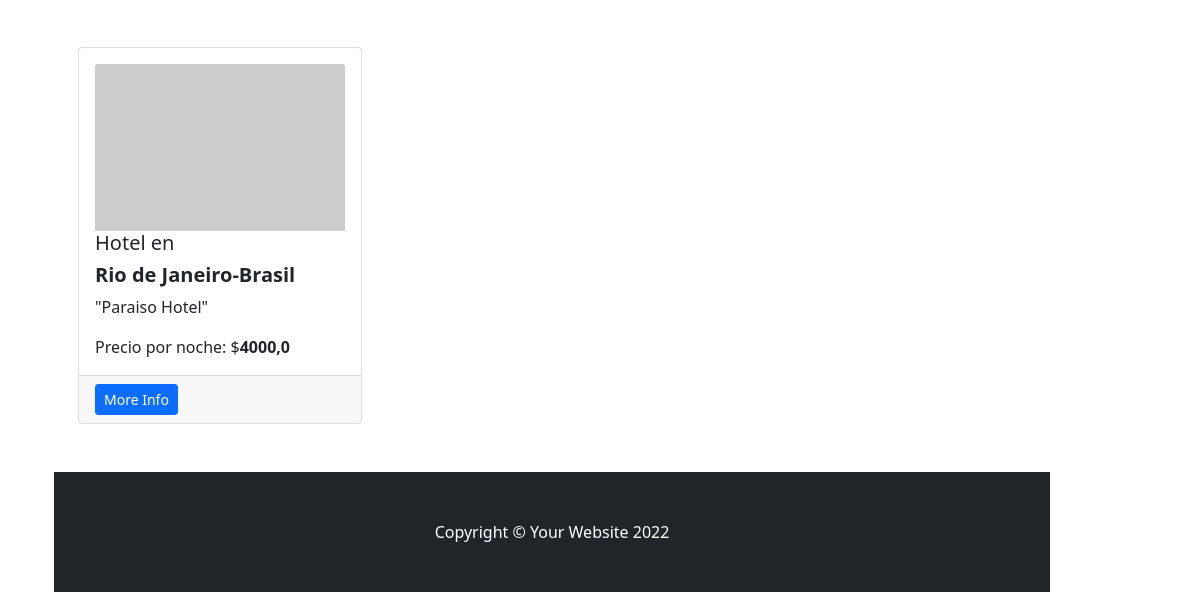
/hoteles/ (lower part), run on an earlier commit of the app's database.
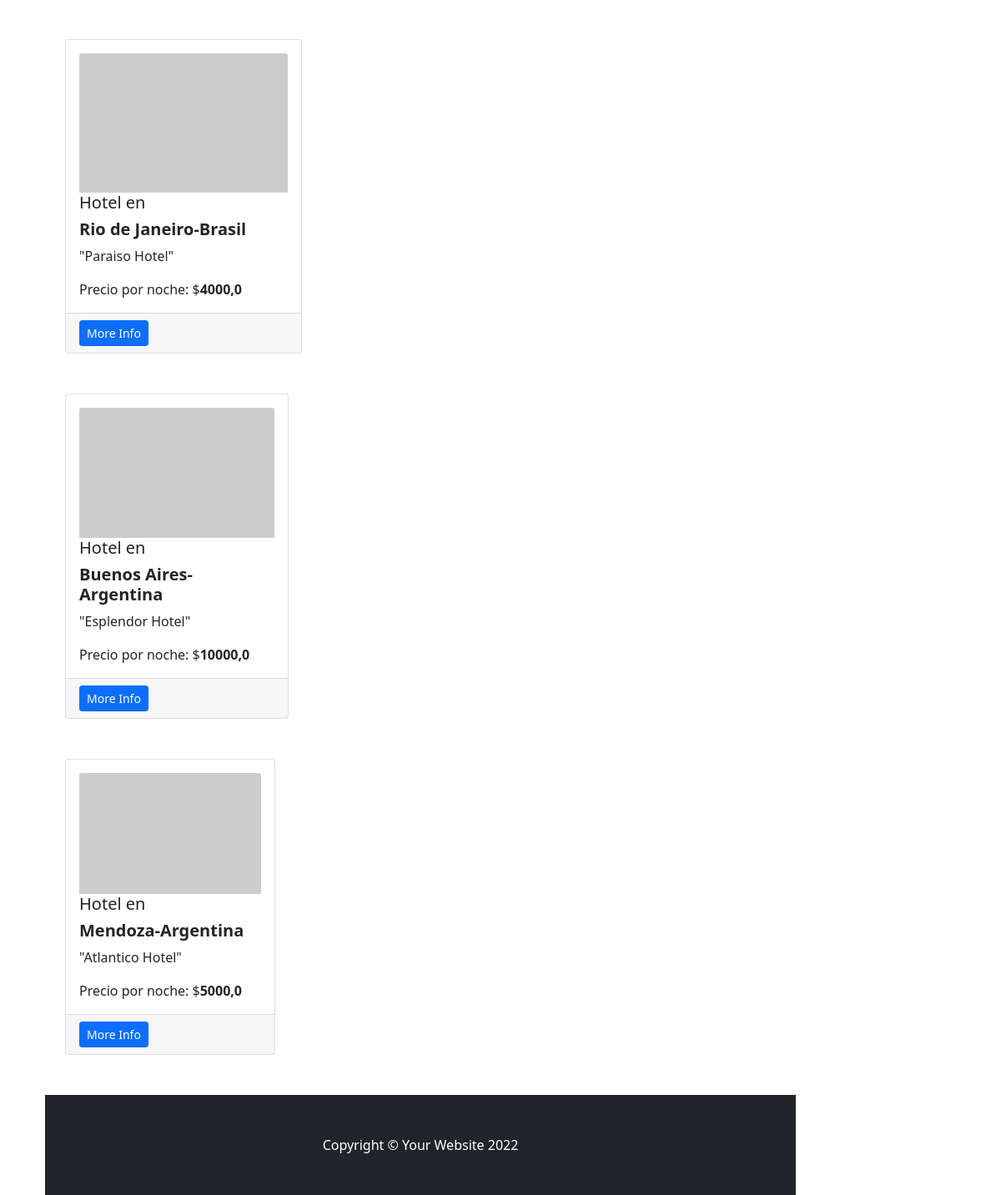
And on a later commit of the database.
### ProyectoViajesApp/models.py (models this page shows)
class Hotel(models.Model):
    nombre = models.CharField(max_length=30)
    ubicacion = models.CharField(max_length=60)
    descripcion = models.CharField(max_length=150)
    desde = models.DateTimeField()
    hasta = models.DateTimeField()
    precio = models.IntegerField()

### ProyectoViajesApp/views.py (the view)
# urls.py: path('hoteles/',hoteles,name="hoteles"),
def hoteles(request):
    hoteles = Hotel.objects.all()
    return render(request,"ProyectoViajesApp/hoteles.html",{"hoteles":hoteles})

### ProyectoViajesApp/templates/ProyectoViajesApp/hoteles.html (shortened to what this page needs)
{% extends 'ProyectoViajesApp/base.html' %}
{%load static%}
{%block ContenidoPagina%}
            {%for hotel in hoteles%}
                <div class="row gx-4 gx-lg-5">
                    <div class="col-md-4 mb-5">
                        <div class="card h-100">
                            <div class="card-body">
                                <img class="card-img-top" src="https://dummyimage.com/450x300/dee2e6/6c757d.jpg" alt="..." />
                                <h5 class="card-title">Hotel en <h5><b>{{hotel.ubicacion}}</b></h5>
                                <p class="card-text">"{{hotel.nombre}} Hotel"</p>
                                <p class="card-text">Precio por noche: $<b>{{hotel.precio}}</b></p>
                            </div>
                        <div class="card-footer"><a class="btn btn-primary btn-sm" href="#!">More Info</a></div>
                    </div>
                </div>
            {%endfor%}
{%endblock%}

What changed in the data, as far as the page shows it:
added Hotel: ubicacion "Buenos Aires-Argentina", nombre "Esplendor", precio "10000,0"
added Hotel: ubicacion "Mendoza-Argentina", nombre "Atlantico", precio "5000,0"
